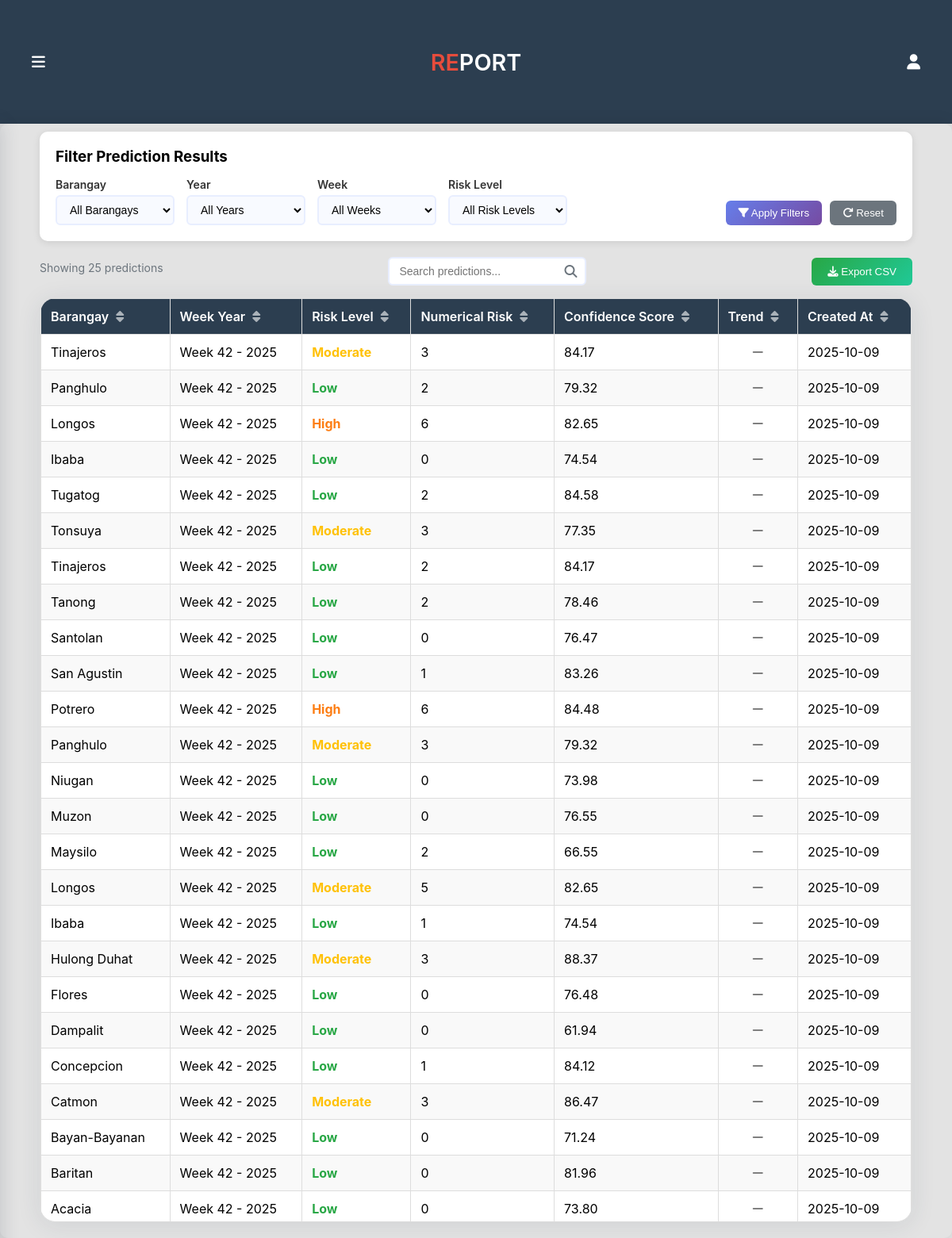
The page /report/ (signed in) on the database its author committed.
### backend/models.py (models this page shows, shortened)
class PredictionResult(models.Model):
    prediction_result_id = models.AutoField(primary_key=True)
    barangay = models.ForeignKey(Barangay, on_delete=models.CASCADE)
    year_prediction = models.PositiveIntegerField()
    week_prediction = models.PositiveIntegerField()
    numerical_risk_level = models.PositiveIntegerField()
    confidence_score = models.DecimalField(
        max_digits=4,
        decimal_places=2,
        validators=[MinValueValidator(0), MaxValueValidator(1)]
    )
    risk_level = models.CharField(max_length=20)
    trend = models.CharField(max_length=10, default='neutral')
    created_at = models.DateTimeField(auto_now_add=True)
    class Meta:
        verbose_name_plural = "Prediction Results"
        unique_together = ('barangay', 'year_prediction', 'week_prediction')  # CHANGED THIS

class Barangay(models.Model):
    barangay_id = models.AutoField(primary_key=True)
    name = models.CharField(max_length=100)
    latitude = models.DecimalField(max_digits=9, decimal_places=6)
    longitude = models.DecimalField(max_digits=9, decimal_places=6)
    class Meta:
        verbose_name_plural = "Barangays"

### backend/views.py (the view)
# urls.py: path('report/', views.report_view, name='report'),
def report_view(request):
    user = request.user
    predictions = PredictionResult.objects.select_related('barangay').order_by('-prediction_result_id')
    unique_years = PredictionResult.objects.values_list('year_prediction', flat=True).distinct().order_by('-year_prediction')
    week_range = range(1, 53)
    return render(request, 'report.html', {
        'predictions': predictions,
        'unique_years': unique_years,
        'week_range': week_range,
        'admin_user': user.username,
        'admin_name': user.name,
    })

### backend/templates/report.html (shortened to what this page needs)
<!doctype html>
<html lang="en">
  <head>
    <link rel="stylesheet" href="../static/backend/css/report.css" />
    <link rel="stylesheet" href="../static/backend/css/fonts.css" />
    <link
      rel="stylesheet"
      href="https://cdnjs.cloudflare.com/ajax/libs/font-awesome/6.4.0/css/all.min.css"
    />
  </head>
  <body>
    <nav>
      <div class="nav-btn">
        <i class="fa-solid fa-bars"></i>
      </div>
      <div class="title"><span>Re</span>port</div>
      <div class="profile">
        <i class="fa-solid fa-user" id="pf"></i>
      </div>
    </nav>
    <main>
      <div class="container">
        <div class="filter-section">
          <h3 style="margin-top: 0; margin-bottom: 15px">
            Filter Prediction Results
          </h3>
          <div class="filter-row">
            <div class="filter-group">
              <label for="barangay-filter">Barangay</label>
              <select id="barangay-filter">
                <option value="">All Barangays</option>
              </select>
            </div>
            <div class="filter-group">
              <label for="year-filter">Year</label>
              <select id="year-filter">
                <option value="">All Years</option>
              </select>
            </div>
            <div class="filter-group">
              <label for="week-filter">Week</label>
              <select id="week-filter">
                <option value="">All Weeks</option>
              </select>
            </div>
            <div class="filter-group">
              <label for="risk-filter">Risk Level</label>
              <select id="risk-filter">
                <option value="">All Risk Levels</option>
              </select>
            </div>
            <div class="filter-actions">
              <button class="filter-btn apply" onclick="applyFilters()">
                <i class="fas fa-filter"></i> Apply Filters
              </button>
              <button class="filter-btn reset" onclick="resetFilters()">
                <i class="fas fa-redo"></i> Reset
              </button>
            </div>
          </div>
        </div>
        <div class="table-controls">
          <div class="results-count" id="results-count">
            Showing {{ predictions.count }} predictions
          </div>
          <div class="search-box">
            <input
              type="text"
              id="search-input"
              placeholder="Search predictions..."
            />
            <i class="fas fa-search"></i>
          </div>
          <button class="export-btn" onclick="exportToCSV()">
            <i class="fas fa-download"></i> Export CSV
          </button>
        </div>
        <div class="section">
          <table id="predictions-table">
            <thead>
              <tr>
                <th class="sortable" onclick="sortTable(0)">
                  Barangay <i class="fas fa-sort"></i>
                </th>
                <th class="sortable" onclick="sortTable(1)">
                  Week Year <i class="fas fa-sort"></i>
                </th>
                <th class="sortable" onclick="sortTable(2)">
                  Risk Level <i class="fas fa-sort"></i>
                </th>
                <th class="sortable" onclick="sortTable(3)">
                  Numerical Risk <i class="fas fa-sort"></i>
                </th>
                <th class="sortable" onclick="sortTable(4)">
                  Confidence Score <i class="fas fa-sort"></i>
                </th>
                <th class="sortable" onclick="sortTable(5)">
                  Trend <i class="fas fa-sort"></i>
                </th>
                <th class="sortable" onclick="sortTable(6)">
                  Created At <i class="fas fa-sort"></i>
                </th>
              </tr>
            </thead>
            <tbody id="table-body">
              {% for p in predictions %}
              <tr
                class="prediction-row"
                data-barangay="{{ p.barangay.name }}"
                data-year="{{ p.year_prediction }}"
                data-week="{{ p.week_prediction }}"
                data-risk="{{ p.risk_level|lower }}"
                data-confidence="{{ p.confidence_score }}"
                data-trend="{{ p.trend }}"
                data-created="{{ p.created_at|date:'Y-m-d' }}"
              >
                <td>{{ p.barangay.name }}</td>
                <td>Week {{ p.week_prediction }} - {{ p.year_prediction }}</td>
                <td class="risk-{{ p.risk_level|lower|slugify }}">
                  {{ p.risk_level }}
                </td>
                <td>{{ p.numerical_risk_level }}</td>
                <td>{{ p.confidence_score }}</td>
                <td>
                  <center>
                    {% if p.trend == 'up' %}
                    <i class="fa-solid fa-arrow-up" style="color: green"></i>
                    {% elif p.trend == 'down' %}
                    <i class="fa-solid fa-arrow-down" style="color: red"></i>
                    {% else %}
                    <i class="fa-solid fa-minus" style="color: gray"></i>
                    {% endif %}
                  </center>
                </td>
                <td>{{ p.created_at|date:"Y-m-d" }}</td>
              </tr>
              {% empty %}
              <tr>
                <td colspan="7" style="text-align: center">
                  No prediction results found.
                </td>
              </tr>
              {% endfor %}
            </tbody>
          </table>
        </div>
      </div>
    </main>
  </body>
</html>

### backend/static/backend/css/report.css (style rules this page uses)
* { box-sizing: border-box; margin: 0; padding: 0; }
body { font-family: "inter", sans-serif; background-color: #e3e3e3; height: 100vh; width: 100%; }
nav { width: 100%; height: 10vh; background-color: #2c3e50; color: white; display: flex; justify-content: space-between; align-items: center; padding: 20px 40px; position: relative; }
nav i { font-size: 1.2rem; cursor: pointer; }
.title { font-size: 1.8rem; font-weight: 600; text-transform: uppercase; }
.title span { color: #e74c3c; }
main { width: 100%; height: 90vh; display: grid; position: relative; }
.container { width: 100%; height: 100%; border-radius: 10px; box-shadow: 0 0 20px rgba(0, 0, 0, 0.1); padding: 10px 50px; padding-bottom: 20px; overflow-y: hidden; display: flex; flex-direction: column; }
.section { border: 1px solid #ddd; border-radius: 20px; background-color: #ffffff; width: 100%; height: 100%; overflow-y: scroll; box-shadow: 0 4px 30px 0 rgba(44, 62, 80, 0.1); overflow-x: hidden; }
table { width: 100%; border-collapse: collapse; overflow: scroll; }
th, td { text-align: left; padding: 12px; border: 1px solid #ddd; }
th { background-color: #2c3e50; color: white; }
tr:nth-child(even) { background-color: #f9f9f9; }

### backend/templates/report.html (style rules this page uses)
.filter-section { background: white; padding: 20px; border-radius: 10px; box-shadow: 0 2px 10px rgba(0, 0, 0, 0.1); margin-bottom: 20px; }
.filter-row { display: flex; gap: 15px; flex-wrap: wrap; align-items: end; }
.filter-group { display: flex; flex-direction: column; min-width: 150px; }
.filter-group label { font-weight: 600; margin-bottom: 5px; color: #333; font-size: 14px; }
.filter-group select, .filter-group input { padding: 8px 12px; border: 2px solid #e8eeff; border-radius: 6px; font-size: 14px; background-color: #f8faff; transition: all 0.3s ease; }
.filter-actions { display: flex; gap: 10px; margin-left: auto; }
.filter-btn { padding: 8px 16px; border: none; border-radius: 6px; cursor: pointer; font-weight: 500; transition: all 0.3s ease; }
.filter-btn.apply { background: linear-gradient(135deg, #667eea 0%, #764ba2 100%); color: white; }
.filter-btn.reset { background: #6c757d; color: white; }
.table-controls { display: flex; justify-content: space-between; align-items: center; margin-bottom: 15px; }
.search-box { position: relative; min-width: 250px; }
.search-box input { width: 100%; padding: 8px 35px 8px 12px; border: 2px solid #e8eeff; border-radius: 6px; font-size: 14px; }
.search-box i { position: absolute; right: 12px; top: 50%; transform: translateY(-50%); color: #6c757d; }
.results-count { color: #6c757d; font-size: 14px; margin-bottom: 10px; }
.export-btn { background: linear-gradient(135deg, #28a745 0%, #20c997 100%); color: white; border: none; padding: 10px 20px; border-radius: 6px; cursor: pointer; font-weight: 500; transition: all 0.3s ease; }
.sortable { cursor: pointer; user-select: none; }
.sortable i { margin-left: 5px; opacity: 0.6; }
table { width: 100%; border-collapse: collapse; }
th, td { padding: 12px; text-align: left; border-bottom: 1px solid #ddd; }
th { font-weight: 600; }
.risk-low { color: #28a745; font-weight: bold; }
.risk-moderate { color: #ffc107; font-weight: bold; }
.risk-high { color: #fd7e14; font-weight: bold; }

### rows shown on the page
PredictionResult: barangay.name "Tinajeros", week_prediction "42", year_prediction "2025", risk_level "Moderate", numerical_risk_level "3", confidence_score "84.17", created_at "2025-10-09"
PredictionResult: barangay.name "Panghulo", week_prediction "42", year_prediction "2025", risk_level "Low", numerical_risk_level "2", confidence_score "79.32", created_at "2025-10-09"
PredictionResult: barangay.name "Longos", week_prediction "42", year_prediction "2025", risk_level "High", numerical_risk_level "6", confidence_score "82.65", created_at "2025-10-09"
PredictionResult: barangay.name "Ibaba", week_prediction "42", year_prediction "2025", risk_level "Low", numerical_risk_level "0", confidence_score "74.54", created_at "2025-10-09"
PredictionResult: barangay.name "Tugatog", week_prediction "42", year_prediction "2025", risk_level "Low", numerical_risk_level "2", confidence_score "84.58", created_at "2025-10-09"
PredictionResult: barangay.name "Tonsuya", week_prediction "42", year_prediction "2025", risk_level "Moderate", numerical_risk_level "3", confidence_score "77.35", created_at "2025-10-09"
PredictionResult: barangay.name "Tinajeros", week_prediction "42", year_prediction "2025", risk_level "Low", numerical_risk_level "2", confidence_score "84.17", created_at "2025-10-09"
PredictionResult: barangay.name "Tanong", week_prediction "42", year_prediction "2025", risk_level "Low", numerical_risk_level "2", confidence_score "78.46", created_at "2025-10-09"
PredictionResult: barangay.name "Santolan", week_prediction "42", year_prediction "2025", risk_level "Low", numerical_risk_level "0", confidence_score "76.47", created_at "2025-10-09"
PredictionResult: barangay.name "San Agustin", week_prediction "42", year_prediction "2025", risk_level "Low", numerical_risk_level "1", confidence_score "83.26", created_at "2025-10-09"
PredictionResult: barangay.name "Potrero", week_prediction "42", year_prediction "2025", risk_level "High", numerical_risk_level "6", confidence_score "84.48", created_at "2025-10-09"
PredictionResult: barangay.name "Panghulo", week_prediction "42", year_prediction "2025", risk_level "Moderate", numerical_risk_level "3", confidence_score "79.32", created_at "2025-10-09"
PredictionResult: barangay.name "Niugan", week_prediction "42", year_prediction "2025", risk_level "Low", numerical_risk_level "0", confidence_score "73.98", created_at "2025-10-09"
PredictionResult: barangay.name "Muzon", week_prediction "42", year_prediction "2025", risk_level "Low", numerical_risk_level "0", confidence_score "76.55", created_at "2025-10-09"
PredictionResult: barangay.name "Maysilo", week_prediction "42", year_prediction "2025", risk_level "Low", numerical_risk_level "2", confidence_score "66.55", created_at "2025-10-09"
PredictionResult: barangay.name "Longos", week_prediction "42", year_prediction "2025", risk_level "Moderate", numerical_risk_level "5", confidence_score "82.65", created_at "2025-10-09"
PredictionResult: barangay.name "Ibaba", week_prediction "42", year_prediction "2025", risk_level "Low", numerical_risk_level "1", confidence_score "74.54", created_at "2025-10-09"
PredictionResult: barangay.name "Hulong Duhat", week_prediction "42", year_prediction "2025", risk_level "Moderate", numerical_risk_level "3", confidence_score "88.37", created_at "2025-10-09"
PredictionResult: barangay.name "Flores", week_prediction "42", year_prediction "2025", risk_level "Low", numerical_risk_level "0", confidence_score "76.48", created_at "2025-10-09"
PredictionResult: barangay.name "Dampalit", week_prediction "42", year_prediction "2025", risk_level "Low", numerical_risk_level "0", confidence_score "61.94", created_at "2025-10-09"
PredictionResult: barangay.name "Concepcion", week_prediction "42", year_prediction "2025", risk_level "Low", numerical_risk_level "1", confidence_score "84.12", created_at "2025-10-09"
PredictionResult: barangay.name "Catmon", week_prediction "42", year_prediction "2025", risk_level "Moderate", numerical_risk_level "3", confidence_score "86.47", created_at "2025-10-09"
PredictionResult: barangay.name "Bayan-Bayanan", week_prediction "42", year_prediction "2025", risk_level "Low", numerical_risk_level "0", confidence_score "71.24", created_at "2025-10-09"
PredictionResult: barangay.name "Baritan", week_prediction "42", year_prediction "2025", risk_level "Low", numerical_risk_level "0", confidence_score "81.96", created_at "2025-10-09"
PredictionResult: barangay.name "Acacia", week_prediction "42", year_prediction "2025", risk_level "Low", numerical_risk_level "0", confidence_score "73.80", created_at "2025-10-09"

### other values the page prints
{{ predictions.count }} "25"
